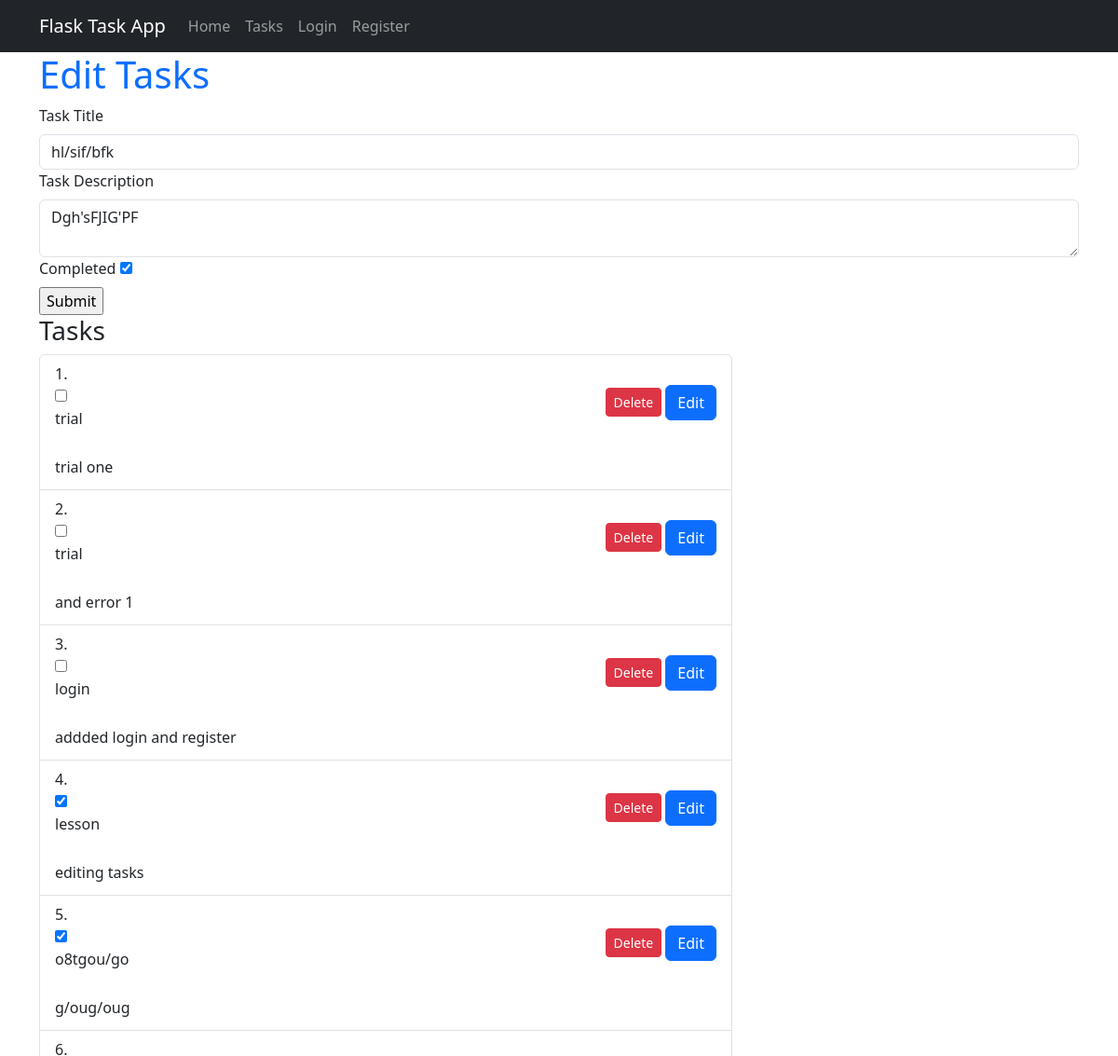
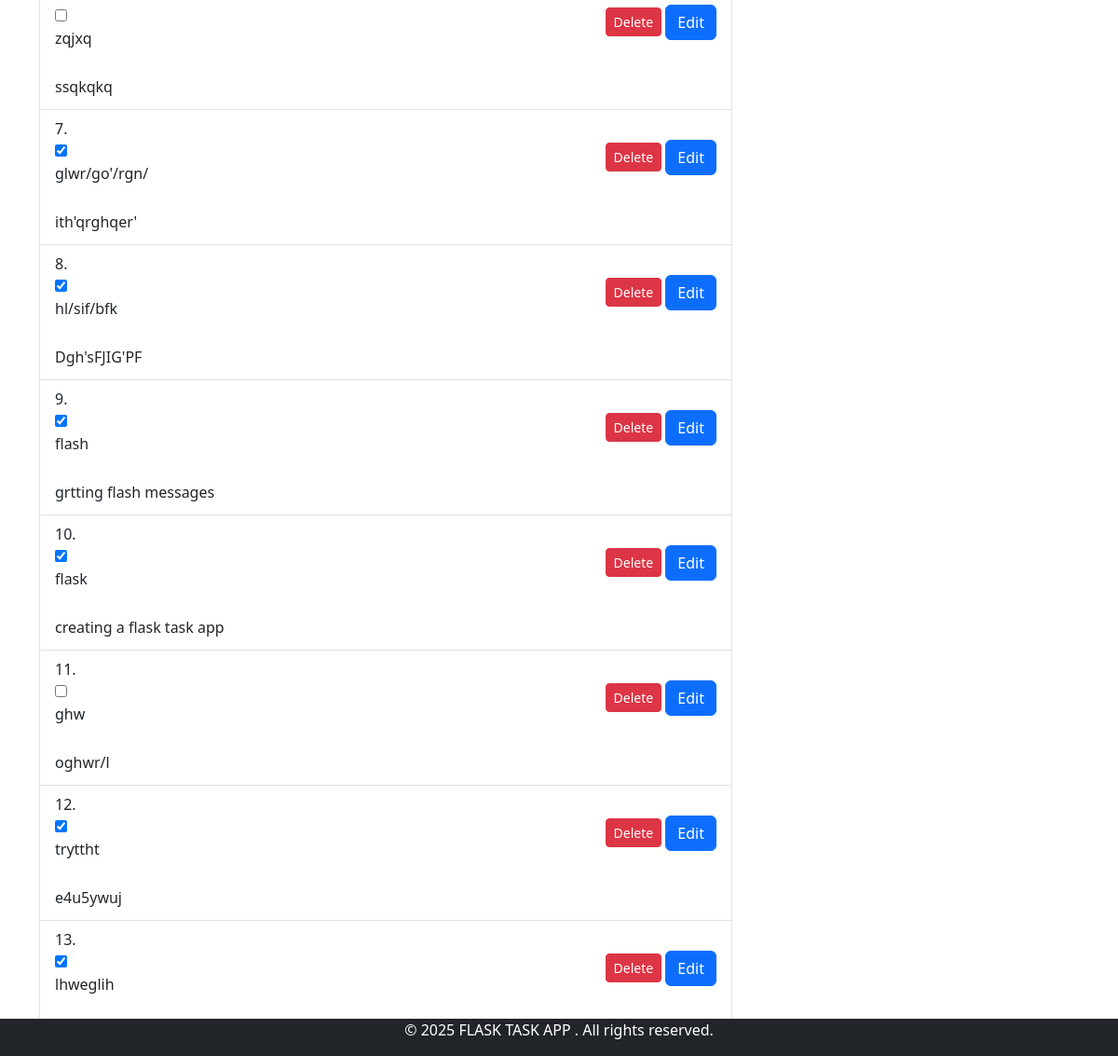
Screenshot of /edit_task/10 with the database file from the repository (2 pictures, top to bottom).
### app/models.py (models this page shows, shortened)
class Task(db.Model):
    id = db.Column(db.Integer, primary_key=True)
    title = db.Column(db.String(100), nullable=False)
    description = db.Column(db.Text, nullable=False)
    completed = db.Column(db.Boolean, default=False)
    user_id = db.Column(db.Integer, db.ForeignKey('user.id'), nullable=False)

### app/routes.py (the view)
@app.route('/edit_task/<int:task_id>', methods=['GET', 'POST'])
def edit_task(task_id):
    task = Task.query.get_or_404(task_id)
    form = TaskForm()
    if request.method == 'POST':
        if form.validate_on_submit():
            task.title = form.title.data
            task.description = form.description.data
            task.completed = form.completed.data
            db.session.commit()
            flash(f'Task {task.title} updated successfully!', 'success')
            return redirect(url_for('tasks'))
    elif request.method == 'GET':
            form.title.data = task.title
            form.description.data = task.description
            form.completed.data = task.completed
            tasks = Task.query.all()
    return render_template('tasks.html', title='Edit Tasks', tasks=tasks, form=form, edit_mode=True)

### app/forms.py
class TaskForm(FlaskForm):
   title = StringField('Task Title', validators=[DataRequired()])
   description = TextAreaField('Task Description', validators=[DataRequired()])
   completed = BooleanField('Completed' )
   submit = SubmitField('Submit')

### app/templates/tasks.html (shortened to what this page needs)
{% extends "base.html" %}
{% block content %}
  <div class="container">
    <h1 class="text-primary">{% if edit_mode %}Edit Tasks{% endif %}</h1>
    <form action="{% if edit_mode %}{{ url_for('edit_task', task_id=request.view_args.task_id) }}{% else %}{{ url_for('tasks') }}{% endif %}" method="post">
       {{ form.title.label(class="form-label") }}
       {{ form.title(size=100, class="form-control w=50") }}
       {{ form.description.label(class="form-label") }}
       {{ form.description(class="form-control w=50") }}
       {{ form.completed.label(class="form-label") }}
       {{ form.completed(class="form-checkbox ") }}
<div>
    {{ form.submit }}
</div>
<div class="col-lg-8">
  <h3>Tasks</h3>
  <ol class="list-group list-group-numbered">
    {% for task in tasks|reverse %}
    <li class="list-group-item">
      <div class="d-flex justify-content-between align-items-start">
<div>
  <form action="{{ url_for('toggle_task', task_id=task.id) }}" method="post" class="d-inline">
    <input type="checkbox"
      {% if task.completed %} checked {% endif %}
      onchange="this.form.submit()"
      id="task-{{ task.id }}">
  </form>
  <p class="mb-1">{{ task.title }}</p>
  <br>
  <p class="mb-1">{{ task.description }}</p>
</div>
<form action="{{ url_for('delete_task', task_id=task.id) }}" method="post"
      onsubmit="console.log('Submitting delete form'); return confirm('Are you sure you want to delete this task?');"
      class="d-inline">
              <button type="submit" class="btn btn-sm btn-danger">Delete</button>
              <a href="{{ url_for('edit_task', task_id=task.id) }}" class="btn btn-primary btn-xx-lg">Edit</a>
            </form>
          </div>
        </li>
        {% endfor %}
      </ol>
    </div>
  </div>
{% endblock %}

### rows the page displays
Task: title "hl/sif/bfk", description "Dgh'sFJIG'PF", completed "☑"
Task: title "trial", description "trial one"
Task: title "trial", description "and error 1"
Task: title "login", description "addded login and register"
Task: completed "☑", title "lesson", description "editing tasks"
Task: completed "☑", title "o8tgou/go", description "g/oug/oug"
Task: title "zqjxq", description "ssqkqkq"
Task: completed "☑", title "glwr/go'/rgn/", description "ith'qrghqer'"
Task: completed "☑", title "flash", description "grtting flash messages"
Task: completed "☑", title "flask", description "creating a flask task app"
Task: title "ghw", description "oghwr/l"
Task: completed "☑", title "tryttht", description "e4u5ywuj"
Task: completed "☑", title "lhweglih"
